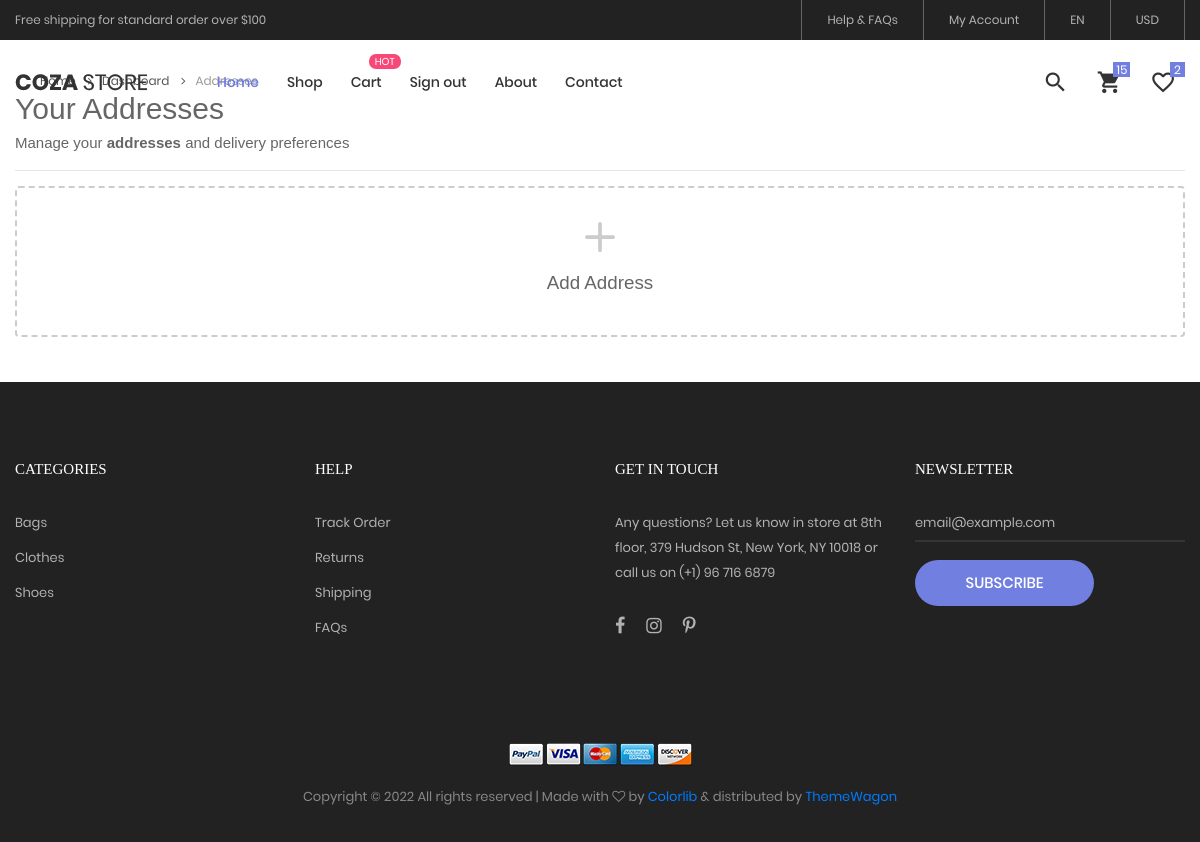
Before: /account/address/ (signed in) with the older database file.
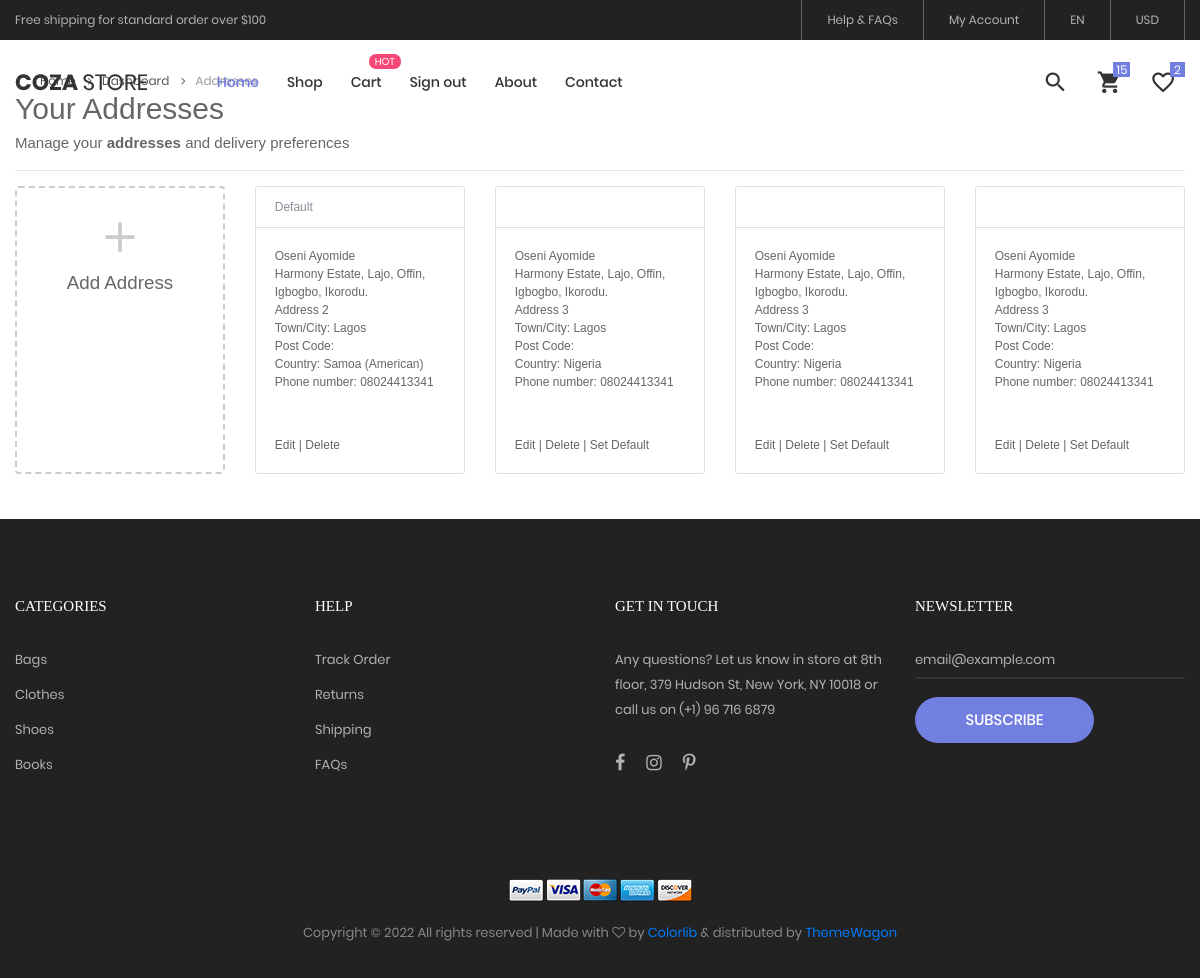
After: the same page with the newer database file.
### store/models.py (models this page shows, shortened)
class Category(MPTTModel):
    name = models.CharField(max_length=100, verbose_name=_("category name"), help_text=_("format: required max-100"),)
    slug = models.SlugField(max_length=150, verbose_name=_("category safe url"), help_text=_("format: required letters, numbers, underscore or hyphen"))
    is_active = models.BooleanField(default=True)
    parent = TreeForeignKey("self", on_delete=models.PROTECT, null=True, blank=True, verbose_name=_("parent of category"), help_text=_("format: not required"))
    class MPTTMeta:
        order_insertion_by = ["name"]
    class Meta:
        verbose_name = _("product category")
        verbose_name_plural = _("product categories")

### account/models.py (models this page shows, shortened)
class Address(models.Model):
  id = models.UUIDField(primary_key=True, default=uuid.uuid4, editable=False)
  customer = models.ForeignKey(Customer, verbose_name=_("Customer"), on_delete=models.CASCADE)
  full_name = models.CharField(_("Full Name"), max_length=150)
  phone = models.CharField(_("Phone Number"),max_length=50)
  post_code = models.CharField(_("Postcode"), max_length=12)
  address_line_1 = models.CharField(_("Address Line 1"), max_length=150)
  address_line_2 = models.CharField(_("Address Line 2"), max_length=150, blank=True)
  town_city = models.CharField(_("Town/City/State"), max_length=150)
  country = CountryField(verbose_name=_("Country"), null=True, blank=True)
  delivery_instructions = models.CharField(_("Delivery Instructions"), max_length=250)
  created = models.DateTimeField(auto_now_add=True)
  updated = models.DateTimeField(auto_now=True)
  default = models.BooleanField(default=False)
  class Meta:
    verbose_name = "Address"
    verbose_name_plural = "Addresses"

### account/views.py (the view)
# urls.py: path("address/", views.AddressListView.as_view(), name="addresses"),
class AddressListView(generic.ListView):
  template_name = "account/addresses.html"
  context_object_name = "addresses"
  def get_queryset(self, *args, **kwargs):
    return Address.objects.filter(customer=self.request.user)

### cart/context_processors.py (called while the page is built)
def cart(request):
  try:
    cart = Cart.objects.prefetch_related(
      "items__product__media",
      "items__attributes__attribute_value").filter(user=request.user).get()
  except:
    cart = None
  return {
    "cart": cart,
  }

### cart/request.py (called while the page is built)
def RequestMiddleware(get_response):
    def middleware(request):
        models.exposed_request = request
        response = get_response(request)
        return response
    return middleware

### store/context_processors.py (called while the page is built)
def store(request):
  return {
    "categories": Category.objects.prefetch_related("parent").all(),
  }

### account/templates/account/addresses.html (shortened to what this page needs)
{% extends "base.html" %}
{% load static %}
{% load widget_tweaks %}
{% block content %}
	<div class="container">
		<div class="bread-crumb flex-w p-l-25 p-r-15 p-t-30 p-lr-0-lg">
			<a href="{% url "store:home" %}" class="stext-109 cl8 hov-cl1 trans-04">
			</a>
			<a href="{% url "account:dashboard" %}" class="stext-109 cl8 hov-cl1 trans-04">
				<i class="fa fa-angle-right m-l-9 m-r-10" aria-hidden="true"></i>
			</a>
			<span class="stext-109 cl4">
				Addresses
			</span>
		</div>
	</div>
  <div class="container">
      <h1 class="h2">Your Addresses</h1>
      <div>Manage your <b>addresses</b> and delivery preferences</div>
      <hr />
      <div class="container px-0" id="address_list">
        {% include "account/partials/address_list.html" %}
      </div>
  </div>
<br>
<br>
{% endblock %}

### account/templates/account/partials/address_list.html (shortened to what this page needs)
{% load static %}
  <div class="row row-cols-1 row-cols-sm-2 row-cols-md-3 g-3">
    <div class="col">
      <a hx-get="{% url "account:address_add" %}" hx-target="#address_list" hx-trigger="click" class="text-reset text-decoration-none" role="button"
        style="max-width: 540px;">
        <div class="card mb-3 h-100" style="border: dashed 2px #ccc;">
          <div class="row g-0 h-100">
            <div class="col-12" style="min-height:100px">
              <div class="card-body text-center position-absolute top-50 start-50 translate-middle">
                <svg style="color:#ccc;" xmlns="http://www.w3.org/2000/svg" width="60" height="60" fill="currentColor"
                  class="bi bi-plus" viewBox="0 0 16 16">
                  <path
                    d="M8 4a.5.5 0 0 1 .5.5v3h3a.5.5 0 0 1 0 1h-3v3a.5.5 0 0 1-1 0v-3h-3a.5.5 0 0 1 0-1h3v-3A.5.5 0 0 1 8 4z" />
                </svg>
                <h1 class="h5">Add Address</h1>
              </div>
            </div>
          </div>
        </div>
      </a>
    </div>
    {% for address in addresses %}
    <div class="col">
      <div class="card pb-3">
        <div class="card-header bg-white small text-muted">
          {% if address.default %}
            Default
          {% endif %}
        </div>
        <div class="card-body small pb-1">
          <p class="card-text m-0 fw-bold">{{address.full_name}}</p>
          <p class="card-text m-0">{{address.address_line_1}}</p>
          <p class="card-text m-0">{{address.address_line_2}}</p>
          <p class="card-text m-0">Town/City: {{address.town_city}}</p>
          <p class="card-text m-0">Post Code: {{address.post_code}}</p>
          <p class="card-text m-0">Country: {{address.get_country_display}}</p>
          <p class="card-text m-0">Phone number: {{address.phone}}</p>
          <div class="pt-5">
            <a hx-get="{% url "account:address_update" address.id %}" hx-target="#address_list" class="text-decoration-none">Edit</a>
            |
            <a hx-delete="{% url "account:address_delete" address.id %}" hx-confirm="Are you sure you wish to delete?" hx-target="#address_list" class="text-decoration-none">Delete</a>
            {% if not address.default %}
            | <a hx-post="{% url "account:address_set_default" address.id %}" hx-target="#address_list" class="text-decoration-none">Set Default</a>
            {% endif %}
          </div>
        </div>
      </div>
    </div>
    {% endfor %}
  </div>

### templates/partials/footer.html (shortened to what this page needs)
{% load static %}
<footer class="bg3 p-t-75 p-b-32">
  <div class="container">
    <div class="row">
      <div class="col-sm-6 col-lg-3 p-b-50">
        <h4 class="stext-301 cl0 p-b-30">Categories</h4>
        <ul>
          {% for category in categories %}
          {% if category.is_root_node %}
          <li class="p-b-10">
            <a href="#" class="stext-107 cl7 hov-cl1 trans-04"> {{ category.name }}</a>
          </li>
          {% endif %}
          {% endfor %}
        </ul>
      </div>
      <div class="col-sm-6 col-lg-3 p-b-50">
        <h4 class="stext-301 cl0 p-b-30">Help</h4>
        <ul>
          <li class="p-b-10">
            <a href="#" class="stext-107 cl7 hov-cl1 trans-04"> Track Order </a>
          </li>
          <li class="p-b-10">
            <a href="#" class="stext-107 cl7 hov-cl1 trans-04"> Returns </a>
          </li>
          <li class="p-b-10">
            <a href="#" class="stext-107 cl7 hov-cl1 trans-04"> Shipping </a>
          </li>
          <li class="p-b-10">
            <a href="#" class="stext-107 cl7 hov-cl1 trans-04"> FAQs </a>
          </li>
        </ul>
      </div>
      <div class="col-sm-6 col-lg-3 p-b-50">
        <h4 class="stext-301 cl0 p-b-30">GET IN TOUCH</h4>
        <p class="stext-107 cl7 size-201">
          Any questions? Let us know in store at 8th floor, 379 Hudson St, New
          York, NY 10018 or call us on (+1) 96 716 6879
        </p>
        <div class="p-t-27">
          <a href="#" class="fs-18 cl7 hov-cl1 trans-04 m-r-16">
            <i class="fa fa-facebook"></i>
          </a>
          <a href="#" class="fs-18 cl7 hov-cl1 trans-04 m-r-16">
            <i class="fa fa-instagram"></i>
          </a>
          <a href="#" class="fs-18 cl7 hov-cl1 trans-04 m-r-16">
            <i class="fa fa-pinterest-p"></i>
          </a>
        </div>
      </div>
      <div class="col-sm-6 col-lg-3 p-b-50">
        <h4 class="stext-301 cl0 p-b-30">Newsletter</h4>
        <form>
          <div class="wrap-input1 w-full p-b-4">
            <input
              class="input1 bg-none plh1 stext-107 cl7"
              type="text"
              name="email"
              placeholder="email@example.com"
            />
          </div>
          <div class="p-t-18">
            <button
              class="flex-c-m stext-101 cl0 size-103 bg1 bor1 hov-btn2 p-lr-15 trans-04"
            >
              Subscribe
            </button>
          </div>
        </form>
      </div>
    </div>
    <div class="p-t-40">
      <div class="flex-c-m flex-w p-b-18">
        <a href="#" class="m-all-1">
          <img src="{% static "images/icons/icon-pay-01.png" %}" alt="ICON-PAY">
        </a>
        <a href="#" class="m-all-1">
          <img src="{% static "images/icons/icon-pay-02.png" %}" alt="ICON-PAY">
        </a>
        <a href="#" class="m-all-1">
          <img src="{% static "images/icons/icon-pay-03.png" %}" alt="ICON-PAY">
        </a>
        <a href="#" class="m-all-1">
          <img src="{% static "images/icons/icon-pay-04.png" %}" alt="ICON-PAY">
        </a>
        <a href="#" class="m-all-1">
          <img src="{% static "images/icons/icon-pay-05.png" %}" alt="ICON-PAY">
        </a>
      </div>
      <p class="stext-107 cl6 txt-center">
        Copyright &copy;
        All rights reserved | Made with
        <i class="fa fa-heart-o" aria-hidden="true"></i> by
        <a href="https://colorlib.com" target="_blank">Colorlib</a> &amp;
        distributed by
        <a href="https://themewagon.com" target="_blank">ThemeWagon</a>
      </p>
    </div>
  </div>
</footer>

Changed rows visible on the page:
added Address: default "Default", full_name "Oseni Ayomide", address_line_1 "Harmony Estate, Lajo, Offin, Igbogbo, Ikorodu.", address_line_2 "Address 2", town_city "Lagos", country "Samoa (American)", phone "08024413341"
added Address: full_name "Oseni Ayomide", address_line_1 "Harmony Estate, Lajo, Offin, Igbogbo, Ikorodu.", address_line_2 "Address 3", town_city "Lagos", country "Nigeria", phone "08024413341", default "Set Default"
added Address: full_name "Oseni Ayomide", address_line_1 "Harmony Estate, Lajo, Offin, Igbogbo, Ikorodu.", address_line_2 "Address 3", town_city "Lagos", country "Nigeria", phone "08024413341", default "Set Default"
added Address: full_name "Oseni Ayomide", address_line_1 "Harmony Estate, Lajo, Offin, Igbogbo, Ikorodu.", address_line_2 "Address 3", town_city "Lagos", country "Nigeria", phone "08024413341", default "Set Default"
added Category: name "Books"
